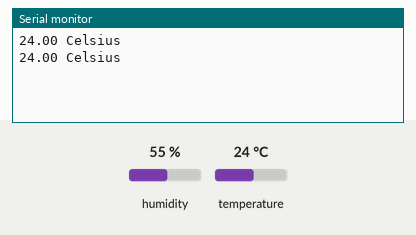
Recording of a sketch running on a simulated Arduino Uno, built with avr-gcc and run on an emulated ATmega328P. Parts: the last lines printed to the serial monitor. The inputs (shaded band) are chosen by the test bench; at power-on: temperature 24 °C, humidity 55 %.

Above: at 9.8 s.
9.9 s: temperature set to 12 °C
At 16.9 s:
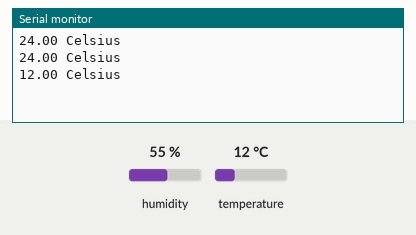
17.9 s: temperature set to 19 °C
At 23.7 s:
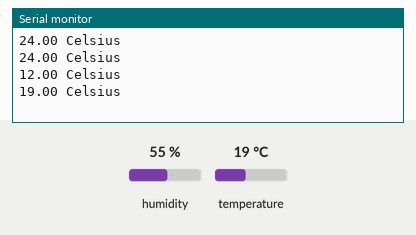
Timing chart, 0 to 25.2 s (numbered marks = the images above; inputs shaded):
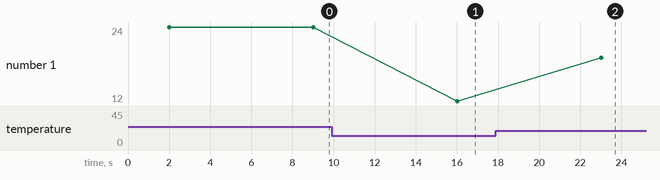

The sketch:

C5E1.ino
```cpp
#include <DHT.h>
#include <DHT_U.h>

#define DHT_PIN 2
#define DHT_TYPE DHT22

DHT dht(DHT_PIN, DHT_TYPE);

float dhtTemp = 0;

void setup() {
  Serial.begin(9600);
  dht.begin();
}

void loop() {
  delay(2001);
  dhtTemp = dht.readTemperature();

  Serial.print(dhtTemp);
  Serial.println(" Celsius");

  delay(5000);
}
```

Measured:
- after the input at 9.9 s, the serial monitor: prints a new line after 6.1 s (image 1)
- after the input at 17.9 s, the serial monitor: prints a new line after 5.1 s (image 2)
- plotted number 1: 24 → 12 after the input at 9.9 s, 12 → 19 after the input at 17.9 s
